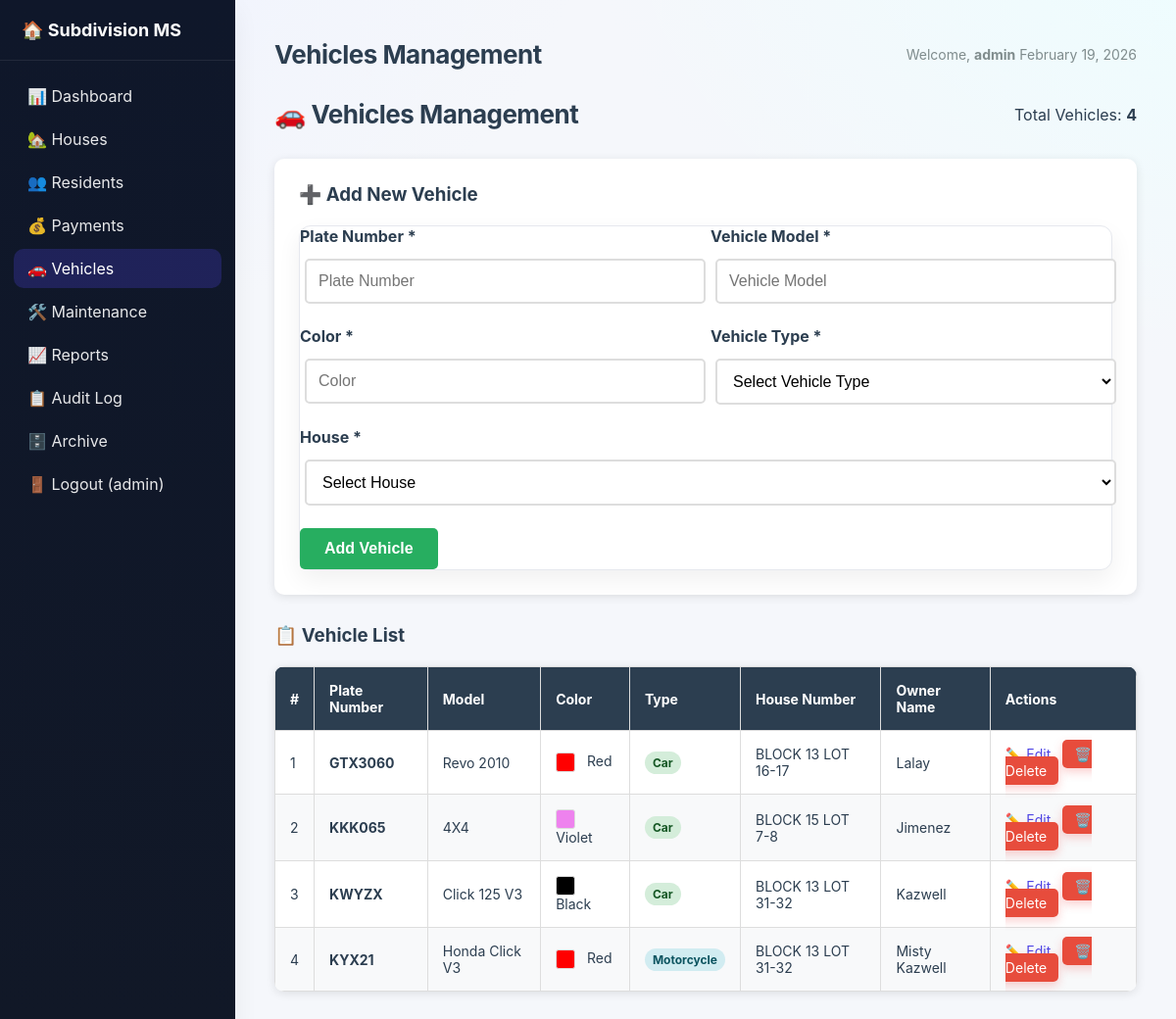
The app's page /vehicles.php (signed in) with its own data.
### tables this page shows
CREATE TABLE `vehicles` (
  `id` int(11) NOT NULL,
  `plate_number` varchar(50) NOT NULL,
  `model` varchar(100) NOT NULL,
  `color` varchar(50) NOT NULL,
  `vehicle_type` enum('Car','Motorcycle','Truck','SUV','Van') NOT NULL,
  `house_id` int(11) NOT NULL,
  `is_deleted` tinyint(1) NOT NULL DEFAULT 0,
  `created_at` datetime DEFAULT current_timestamp(),
  `updated_at` datetime DEFAULT NULL,
  `deleted_at` datetime DEFAULT NULL
);

CREATE TABLE `houses` (
  `id` int(11) NOT NULL,
  `house_number` varchar(100) NOT NULL,
  `owner_name` varchar(150) NOT NULL,
  `contact_number` varchar(20) DEFAULT NULL,
  `status` enum('Occupied','Vacant') NOT NULL DEFAULT 'Occupied',
  `is_deleted` tinyint(1) NOT NULL DEFAULT 0,
  `created_at` datetime DEFAULT current_timestamp(),
  `updated_at` datetime DEFAULT NULL,
  `deleted_at` datetime DEFAULT NULL
);

### models/BaseModel.php (called while the page is built, shortened)
<?php
class BaseModel {
    public function __construct(PDO $db) {
        $this->db = $db;
    }
}
?>

### models/Vehicle.php (called while the page is built, shortened)
<?php
require_once __DIR__ . '/BaseModel.php';
class VehicleModel extends BaseModel {
    public function listActiveWithHouse() {
        $query = "SELECT v.*, h.house_number, h.owner_name
                  FROM vehicles v
                  LEFT JOIN houses h ON v.house_id = h.id
                  WHERE v.is_deleted = 0
                  ORDER BY v.plate_number";
        $stmt = $this->db->prepare($query);
        $stmt->execute();
        return $stmt->fetchAll(PDO::FETCH_ASSOC);
    }
}
?>

### vehicles.php (the view, shortened to what this page needs)
<?php
require_once __DIR__ . '/models/Vehicle.php';
$database = new Database();
$db = $database->getConnection();
$vehicleModel = new VehicleModel($db);
$edit_vehicle = null;
$vehicles = [];
try {
    $vehicles = $vehicleModel->listActiveWithHouse();
} catch(PDOException $exception) {
    $error = "Error loading vehicles: " . $exception->getMessage();
}
?>
<!DOCTYPE html>
<html lang="en">
<head>
    <link rel="stylesheet" href="assets/css/style.css">
</head>
<body>
    <?php include("includes/header.php"); ?>
            <div class="page-header">
                <h1>🚗 Vehicles Management</h1>
                <div class="total-count">Total Vehicles: <strong><?php echo count($vehicles); ?></strong></div>
            </div>
            <div class="vehicle-form">
                <h3><?php echo $edit_vehicle ? '✏️ Edit Vehicle' : '➕ Add New Vehicle'; ?></h3>
                <form method="POST">
                    <div class="form-row">
                        <div class="form-group">
                            <label>Plate Number *</label>
                            <input type="text" name="plate_number" placeholder="Plate Number" required style="width: 100%;"
                                   value="<?php echo isset($_POST['plate_number']) ? htmlspecialchars($_POST['plate_number']) : ($edit_vehicle['plate_number'] ?? ''); ?>">
                        </div>
                        <div class="form-group">
                            <label>Vehicle Model *</label>
                            <input type="text" name="model" placeholder="Vehicle Model" required style="width: 100%;"
                                   value="<?php echo isset($_POST['model']) ? htmlspecialchars($_POST['model']) : ($edit_vehicle['model'] ?? ''); ?>">
                        </div>
                    </div>
                    <div class="form-row">
                        <div class="form-group">
                            <label>Color *</label>
                            <input type="text" name="color" placeholder="Color" required style="width: 100%;"
                                   value="<?php echo isset($_POST['color']) ? htmlspecialchars($_POST['color']) : ($edit_vehicle['color'] ?? ''); ?>">
                        </div>
                        <div class="form-group">
                            <label>Vehicle Type *</label>
                            <select name="vehicle_type" required style="width: 100%;">
                                <option value="">Select Vehicle Type</option>
                            </select>
                        </div>
                    </div>
                    <div class="form-row">
                        <div class="form-group">
                            <label>House *</label>
                            <select name="house_id" required style="width: 100%;">
                                <option value="">Select House</option>
                            </select>
                        </div>
                    </div>
                    <?php if ($edit_vehicle): ?>
                        <button type="submit" name="update_vehicle">Update Vehicle</button>
                        <a href="vehicles.php" style="margin-left:10px;">Cancel</a>
                    <?php else: ?>
                        <button type="submit" name="add_vehicle">Add Vehicle</button>
                    <?php endif; ?>
                </form>
            </div>
            <h3>📋 Vehicle List</h3>
            <?php if (!empty($vehicles)): ?>
                <table class="vehicle-table">
                    <thead>
                        <tr>
                            <th>#</th>
                            <th>Plate Number</th>
                            <th>Model</th>
                            <th>Color</th>
                            <th>Type</th>
                            <th>House Number</th>
                            <th>Owner Name</th>
                            <th>Actions</th>
                        </tr>
                    </thead>
                    <tbody>
                        <?php foreach ($vehicles as $index => $vehicle): ?>
                            <tr>
                                <td><?php echo $index + 1; ?></td>
                                <td><strong><?php echo htmlspecialchars($vehicle['plate_number']); ?></strong></td>
                                <td><?php echo htmlspecialchars($vehicle['model']); ?></td>
                                <td>
                                    <span class="color-sample" style="background-color: <?php echo htmlspecialchars($vehicle['color']); ?>;"></span>
                                    <?php echo htmlspecialchars($vehicle['color']); ?>
                                </td>
                                <td>
                                    <span class="vehicle-type-badge type-<?php echo strtolower($vehicle['vehicle_type'] ?? 'car'); ?>">
                                        <?php echo htmlspecialchars($vehicle['vehicle_type'] ?? 'Car'); ?>
                                    </span>
                                </td>
                                <td><?php echo htmlspecialchars($vehicle['house_number']); ?></td>
                                <td><?php echo htmlspecialchars($vehicle['owner_name']); ?></td>
                                <td>
                                    <a href="?edit=<?php echo $vehicle['id']; ?>" style="margin-right:8px;">✏️ Edit</a>
                                    <a href="?delete=<?php echo $vehicle['id']; ?>" class="delete-btn"
                                       onclick="return confirm('Are you sure you want to delete vehicle <?php echo htmlspecialchars($vehicle['plate_number']); ?>? This action cannot be undone.')">
                                       🗑️ Delete
                                    </a>
                                </td>
                            </tr>
                        <?php endforeach; ?>
                    </tbody>
                </table>
            <?php else: ?>
                <div style="text-align: center; padding: 40px; background: white; border-radius: 10px; box-shadow: 0 2px 10px rgba(0,0,0,0.1);">
                    <p style="font-size: 18px; color: #7f8c8d;">No vehicles found. Add your first vehicle using the form above.</p>
                </div>
            <?php endif; ?>
    <?php include("includes/footer.php"); ?>
</body>
</html>

### assets/css/style.css (style rules this page uses)
* { margin: 0; padding: 0; box-sizing: border-box; }
:root { --bg: #f5f7fb; --panel: #ffffff; --text: #2c3e50; --muted: #7f8c8d; --brand: #4f46e5; --brand-600: #4f46e5; --brand-700: #4338ca; --accent: #10b981; --danger: #ef4444; --warning: #f59e0b; --border: #e6e8ee; --shadow: 0 10px 25px rgba(0,0,0,0.06); --radius: 12px; }
body { font-family: "Inter", "Poppins", system-ui, -apple-system, Segoe UI, Roboto, Arial, sans-serif; color: var(--text); background: radial-gradient(1200px 800px at -10% -10%, #eef2ff 0%, transparent 60%), radial-gradient(1200px 800px at 110% -10%, #ecfeff 0%, transparent 60%), var(--bg); -webkit-font-smoothing: antialiased; -moz-osx-font-smoothing: grayscale; }
a { color: var(--brand-600); text-decoration: none; }
.page-header { display: flex; align-items: center; justify-content: space-between; margin-bottom: 22px; }
.page-header h1 { font-size: 26px; letter-spacing: -0.02em; }
table { width: 100%; border-collapse: collapse; background: var(--panel); border-radius: var(--radius); overflow: hidden; box-shadow: var(--shadow); }
thead th { background: #1f2937; color: #fff; text-align: left; font-weight: 700; padding: 14px 16px; font-size: 14px; }
tbody td { padding: 14px 16px; border-bottom: 1px solid var(--border); font-size: 14px; }
tbody tr:nth-child(even) { background: #fafbff; }
.delete-btn { background: var(--danger); border: none; color: #fff !important; padding: 8px 12px; border-radius: 8px; cursor: pointer; box-shadow: 0 4px 10px rgba(239,68,68,0.25); transition: transform .05s ease, opacity .15s ease; }
form { background: var(--panel); border: 1px solid var(--border); border-radius: var(--radius); box-shadow: var(--shadow); }
input[type="text"], input[type="number"], input[type="date"], select, textarea { width: 100%; padding: 12px 14px; border: 1.5px solid var(--border); border-radius: 10px; background: #fff; outline: none; transition: border-color .2s ease, box-shadow .2s ease; }
button, .payment-form button, .vehicle-form button, .resident-form button { background: var(--brand-600); color: #fff; border: none; padding: 12px 18px; border-radius: 10px; font-weight: 600; cursor: pointer; transition: background .2s ease, transform .05s ease; }
.status-badge, .vehicle-type-badge, .relationship-badge { display: inline-block; padding: 6px 10px; border-radius: 999px; font-size: 12px; font-weight: 700; }
.type-car, .relationship-owner { background: rgba(16,185,129,0.15); color: #065f46; }
.type-motorcycle, .relationship-family { background: rgba(14,165,233,0.15); color: #075985; }

### vehicles.php (style rules this page uses)
.vehicle-form { background: white; padding: 25px; border-radius: 10px; margin-bottom: 30px; box-shadow: 0 2px 10px rgba(0,0,0,0.1); }
.vehicle-form h3 { margin-top: 0; color: #2c3e50; margin-bottom: 20px; }
.vehicle-form input, .vehicle-form select { padding: 12px; margin: 8px 5px; border: 2px solid #ddd; border-radius: 5px; width: 200px; font-size: 16px; }
.vehicle-form button { background: #27ae60; color: white; padding: 12px 25px; border: none; border-radius: 5px; cursor: pointer; font-size: 16px; font-weight: bold; transition: background 0.3s; }
.vehicle-table { width: 100%; border-collapse: collapse; margin-top: 20px; background: white; border-radius: 10px; overflow: hidden; box-shadow: 0 2px 10px rgba(0,0,0,0.1); }
.vehicle-table th, .vehicle-table td { border: 1px solid #ddd; padding: 15px; text-align: left; }
.vehicle-table th { background-color: #2c3e50; color: white; font-weight: bold; }
.vehicle-table tr:nth-child(even) { background-color: #f8f9fa; }
.delete-btn { background: #e74c3c; color: white; padding: 6px 12px; text-decoration: none; border-radius: 5px; border: none; cursor: pointer; font-size: 14px; transition: background 0.3s; }
.vehicle-type-badge { padding: 4px 8px; border-radius: 12px; font-size: 12px; font-weight: bold; }
.type-car { background: #d4edda; color: #155724; }
.type-motorcycle { background: #d1ecf1; color: #0c5460; }
.page-header { display: flex; justify-content: space-between; align-items: center; margin-bottom: 30px; }
.form-row { display: flex; flex-wrap: wrap; gap: 10px; margin-bottom: 15px; }
.form-group { flex: 1; min-width: 200px; }
.form-group label { display: block; margin-bottom: 5px; font-weight: bold; color: #2c3e50; }
.color-sample { display: inline-block; width: 20px; height: 20px; border-radius: 3px; margin-right: 8px; vertical-align: middle; border: 1px solid #ddd; }

### records on screen
vehicles: plate_number "GTX3060", model "Revo 2010", color "Red", vehicle_type "Car", house.house_number "BLOCK 13 LOT 16-17", house.owner_name "Lalay"
vehicles: plate_number "KKK065", model "4X4", color "Violet", vehicle_type "Car", house.house_number "BLOCK 15 LOT 7-8", house.owner_name "Jimenez"
vehicles: plate_number "KWYZX", model "Click 125 V3", color "Black", vehicle_type "Car", house.house_number "BLOCK 13 LOT 31-32", house.owner_name "Kazwell"
vehicles: plate_number "KYX21", model "Honda Click V3", color "Red", vehicle_type "Motorcycle", house.house_number "BLOCK 13 LOT 31-32", house.owner_name "Misty Kazwell"

### other values on screen
$username "admin"
$pageTitles[$currentFile] "Vehicles Management"
count($vehicles) "4"
